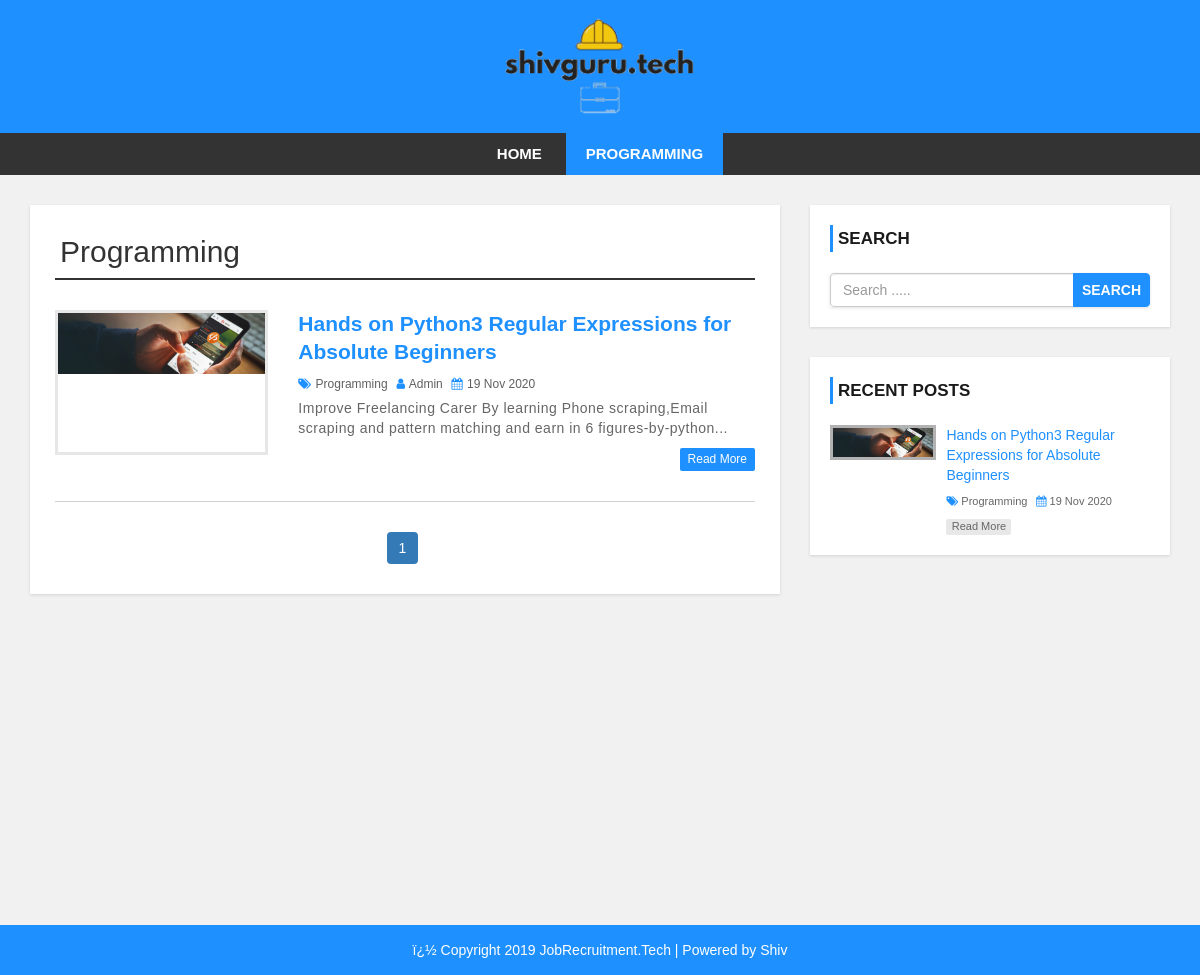
/udemypost/category.php?cid=31, run on the app's committed database.
### tables this page shows
CREATE TABLE `settings` (
  `websitename` varchar(100) NOT NULL,
  `logo` varchar(100) NOT NULL,
  `footerdesc` text NOT NULL
);

CREATE TABLE `category` (
  `category_id` int(11) NOT NULL,
  `category_name` varchar(100) NOT NULL,
  `post` int(11) NOT NULL DEFAULT 0
);

CREATE TABLE `post` (
  `post_id` int(11) NOT NULL,
  `title` varchar(100) NOT NULL,
  `description` text NOT NULL,
  `category` varchar(100) NOT NULL,
  `post_date` varchar(50) NOT NULL,
  `author` int(11) NOT NULL,
  `post_img` varchar(100) NOT NULL,
  `link` varchar(600) NOT NULL
);

CREATE TABLE `user` (
  `user_id` int(10) UNSIGNED NOT NULL,
  `first_name` varchar(30) NOT NULL,
  `last_name` varchar(30) NOT NULL,
  `username` varchar(30) DEFAULT NULL,
  `password` varchar(40) DEFAULT NULL,
  `role` int(11) NOT NULL
);

### udemypost/config.php (called while the page is built, shortened)
<?php
$hostname = "http://3.21.241.177/udemypost";
?>

### udemypost/category.php (the view, shortened to what this page needs)
<?php include 'header.php'; ?>
    <div id="main-content">
      <div class="container">
        <div class="row">
            <div class="col-md-8">
                <div class="post-container">
                    <?php
                        $sql1 = "SELECT * FROM category WHERE category_id = {$cat_id}";
                        $result1 = mysqli_query($con, $sql1) or die ("Query Failed");
                        $row1 = mysqli_fetch_assoc($result1);
                    ?>
                    <h2 class="page-heading"><?php echo $row1['category_name']; ?></h2>
                    <?php
                        include "config.php";
                        if(isset($_GET['cid'])){
                            $cat_id = $_GET['cid'];
                        }
                        $limit = 3;
                        if(isset($_GET['page'])){
                            $page = $_GET['page'];
                        }else{
                            $page = 1;
                        }
                        $offset = ($page - 1) * $limit;
                        $sql = "SELECT post.post_id, post.title, post.description, post.post_date,post.author,
                        category.category_name, user.username,post.category,post.post_img FROM post
                        LEFT JOIN category ON post.category = category.category_id
                        LEFT JOIN user ON post.author = user.user_id
                        WHERE post.category = {$cat_id}
                        ORDER BY post.post_id DESC LIMIT {$offset}, {$limit}";
                        $result = mysqli_query($con, $sql) or die ("Query Faild.");
                        if(mysqli_num_rows($result) > 0){
                            while($row = mysqli_fetch_assoc($result)) {
                        ?>
                        <div class="post-content">
                        <div class="row">
                            <div class="col-md-4">
                                <a class="post-img" href="single.php?id=<?php echo $row['post_id']; ?>"><img src="admin/upload/<?php echo $row['post_img']; ?>" alt=""/></a>
                            </div>
                            <div class="col-md-8">
                                <div class="inner-content clearfix">
                                    <h3><a href='single.php?id=<?php echo $row['post_id']; ?>'><?php echo $row['title']; ?></a></h3>
                                    <div class="post-information">
                                        <span>
                                            <i class="fa fa-tags" aria-hidden="true"></i>
                                            <a href='category.php'><?php echo $row['category_name']; ?></a>
                                        </span>
                                        <span>
                                            <i class="fa fa-user" aria-hidden="true"></i>
                                            <a href='author.php?aid=<?php echo $row['author']; ?>'><?php echo $row['username']; ?></a>
                                        </span>
                                        <span>
                                            <i class="fa fa-calendar" aria-hidden="true"></i>
                                            <?php echo $row['post_date']; ?>
                                        </span>
                                    </div>
                                    <p class="description"><?php echo substr($row['description'],0,130) . "..."; ?></p>
                                    <a class='read-more pull-right' href='single.php?id=<?php echo $row['post_id'];?>'>read more</a>
                                </div>
                            </div>
                        </div>
                        </div>
                        <?php
                            }
                        }else{
                            echo "<h2>No Record Found.</h2>";
                        }
                        ?>
                        <?php
                        if(mysqli_num_rows($result1) > 0){
                            $total_record = $row1['post'];
                            $total_pages = ceil($total_record / $limit);
                            echo "<ul class='pagination admin-pagination'>";
                            for($i = 1; $i <= $total_pages; $i++){
                                if ($i == $page) {
                                    $active = "active";
                                } else {
                                    $active = "";
                                }
                                echo '<li class="'.$active.'"><a href="index.php?cid='.$cat_id.'&page='. $i .'">'. $i .'</a></li>';
                            }
                            echo "</ul>";
                        }
                    ?>
                </div>
            </div>
            <?php include 'sidebar.php'; ?>
        </div>
      </div>
    </div>
<?php include 'footer.php'; ?>

### udemypost/header.php (shortened to what this page needs)
<!DOCTYPE html>
<html lang="en">
<head>
    <link rel="stylesheet" href="css/bootstrap.min.css" />
    <link rel="stylesheet" href="css/font-awesome.css">
    <link rel="stylesheet" href="css/style.css">
</head>
<body>
<div id="header">
    <div class="container">
        <div class="row">
            <div class=" col-md-offset-4 col-md-4">
            <?php
                    include "config.php";
                    $sql = "SELECT * FROM settings ";
                    $result = mysqli_query($con, $sql) or die ("Query Faild.");
                    if(mysqli_num_rows($result) > 0){
                        while($row = mysqli_fetch_assoc($result)) {
                            if($row['logo'] == ""){
                                echo '<a href="index.php"><h1>'. $row['websitename'] .'</h1></a>';
                            }else{
                                echo '<a href="index.php" id="logo"><img src="admin/images/' . $row['logo'] . '"></a>';
                            }
                        }
                    }
                ?>
            </div>
        </div>
    </div>
</div>
<div id="menu-bar">
    <div class="container">
        <div class="row">
            <div class="col-md-12">
            <?php
                include "config.php";
                if(isset($_GET['cid'])){
                    $cat_id = $_GET['cid'];
                }
                $sql = "SELECT * FROM category WHERE post > 0 ";
                $result = mysqli_query($con, $sql) or die ("Query Faild. : Category");
                    if(mysqli_num_rows($result) > 0){
                        $active = "";
                ?>
                <ul class='menu'>
                <li><a href='<?php echo $hostname; ?>'>Home</a></li>
                    <?php while($row = mysqli_fetch_assoc($result)) {
                        if(isset($_GET['cid'])){
                            if($row['category_id'] == $cat_id) {
                                $active = "active";
                            } else {
                                $active = "";
                            }
                        }
                        echo "<li><a class='{$active}' href='category.php?cid={$row['category_id']}'>{$row['category_name']}</a></li>";
                     } ?>
                </ul>
                <?php } ?>
            </div>
        </div>
    </div>
</div>

### udemypost/sidebar.php
<div id="sidebar" class="col-md-4">
    <div class="search-box-container">
        <h4>Search</h4>
        <form class="search-post" action="search.php" method ="GET">
            <div class="input-group">
                <input type="text" name="search" class="form-control" placeholder="Search .....">
                <span class="input-group-btn">
                    <button type="submit" class="btn btn-danger">Search</button>
                </span>
            </div>
        </form>
    </div>
    <div class="recent-post-container">
        <h4>Recent Posts</h4>
        <?php
        include "config.php";
            $limit = 3;
            $sql = "SELECT post.post_id, post.title, post.post_date,
            category.category_name, post.category,post.post_img FROM post
            LEFT JOIN category ON post.category = category.category_id
            ORDER BY post.post_id DESC LIMIT {$limit}";
            $result = mysqli_query($con, $sql) or die ("Query Faild. : Recent Post");
            if(mysqli_num_rows($result) > 0){
                while($row = mysqli_fetch_assoc($result)) {
        ?>
        <div class="recent-post">
            <a class="post-img" href="single.php?id=<?php echo $row['post_id']; ?>">
                <img src="admin/upload/<?php echo $row['post_img']; ?>" alt=""/>
            </a>
            <div class="post-content">
                <h5><a href="single.php?id=<?php echo $row['post_id']; ?>"><?php echo $row['title']; ?></a></h5>
                <span>
                    <i class="fa fa-tags" aria-hidden="true"></i>
                    <a href='category.php?cid=<?php echo $row['category']; ?>'><?php echo $row['category_name']; ?></a>
                </span>
                <span>
                    <i class="fa fa-calendar" aria-hidden="true"></i>
                    <?php echo $row['post_date']; ?>
                </span>
                <a class="read-more" href="single.php?id=<?php echo $row['post_id']; ?>">read more</a>
            </div>
        </div>
        <?php
            }
        }
        ?>
    </div>
</div>

### udemypost/footer.php
<div id ="footer">
    <div class="container">
        <div class="row">
            <div class="col-md-12">
                <?php
                    include "config.php";
                    $sql = "SELECT * FROM settings ";
                    $result = mysqli_query($con, $sql) or die ("Query Faild.");
                    if(mysqli_num_rows($result) > 0){
                        while($row = mysqli_fetch_assoc($result)) {
                ?>
                <span><?php echo $row['footerdesc']; ?></span>
                <?php
                        }
                    }
                ?>
            </div>
        </div>
    </div>
</div>
</body>
</html>

### udemypost/css/style.css (style rules this page uses)
body { background: #f1f1f1; font-family: sans-serif,arial,Helvetica; }
a, a:hover, a:focus { text-decoration: none; outline: none; }
ul { margin:0; padding:0; list-style:none; }
h2.page-heading { margin: 5px 0 30px; padding: 0 5px 10px; border-bottom: 2px solid #333; }
form { background: #fff; padding: 25px; box-shadow:0 1px 3px rgba(0, 0, 0, 0.13); }
#header { background: #1e90ff; text-align: center; padding: 15px; }
#logo { display: inline-block; width: 65%; }
#logo img { width: 100%; }
#menu-bar { background: #333; text-align: center; }
#menu-bar .menu > li { display: inline-block; }
.menu > li > a { padding: 10px 20px; display: block; text-transform: uppercase; color: #fff; font-size: 15px; font-weight:600; transition:all 0.5s ease 0s; }
#menu-bar .menu > li > a:hover, #menu-bar .menu > li > a.active { color:#fff; background:#1e90ff; }
#main-content { padding: 30px 0; min-height: 750px; }
#main-content .post-container { background-color: #fff; padding: 25px; box-shadow: 0 1px 3px rgba(0, 0, 0, 0.13); }
#main-content .post-content { border-bottom: 1px solid #d1d1d1; padding: 0 0 30px; margin-bottom:30px; }
#main-content .post-content img { width: 100%; }
#main-content .post-content .post-img { border: 3px solid #e7e7e7; display: block; height: 145px; overflow: hidden; transition: border .3s; }
#main-content .post-content h3 { font-size: 21px; line-height: 28px; font-weight: 600; margin: 0 0 7px; }
#main-content .post-content h3 a { color: #1e90ff; transition:all 0.3s; }
#main-content .post-content .post-information span { color: #606060; font-size: 12px; text-transform: capitalize; margin: 0 5px 5px 0; display: inline-block; }
#main-content .post-content .post-information i { color: #1e90ff; margin-right: 1px; }
#main-content .post-content .post-information a { color: #606060; text-decoration: none; }
#main-content .post-content p, #main-content .single-post p { color: #666; font-size: 14px; letter-spacing: 0.5px; margin:0 0 10px; }
#main-content .post-content a.read-more { color: #fff; background-color: #1E90FF; font-size: 12px; text-transform: capitalize; padding: 3px 8px; border-radius: 2px; transition: all 0.3s; }
.pagination { display: block; text-align: center; margin: 0; }
.pagination li { display:inline-block; margin: 0 5px 0 0; }
.pagination li a { border: none; background: #1e90ff; color: #fff; }
i.fa { color:#222; }
#sidebar h4 { color: #1A1A1A; font-size: 17px; line-height: 27px; font-weight:600; text-transform: uppercase; padding: 0 0 0 5px; margin: 0 0 21px; border-left: 3px solid #1e90ff; }
#sidebar .search-box-container { background-color: #fff; padding: 20px; margin: 0 0 30px; box-shadow: 0 1px 3px rgba(0, 0, 0, 0.13); }
#sidebar .search-post { padding: 0; }
#sidebar .search-post input { color: #606060; }
#sidebar .search-post .btn { font-weight: 600; text-transform: uppercase; padding: 6px 8px; background-color: #1E90FF; border-color: #1E90FF; outline: none; }
#sidebar .recent-post-container { padding: 20px; background: #fff; box-shadow: 0 1px 3px rgba(0, 0, 0, 0.13); }
#sidebar .recent-post { border-bottom: 1px solid #e7e7e7; padding: 0 0 15px; margin: 0 0 15px; }
#sidebar .recent-post:last-child { margin: 0; padding: 0; border: none; }
#sidebar .recent-post .post-img { display: inline-block; width: 33%; border: 3px solid rgba(0,0,0,0.3); vertical-align: top; transition: border .3s; }
#sidebar .recent-post .post-img img { width: 100%; }
#sidebar .recent-post .post-content { width: 65%; display: inline-block; border: none; padding: 0 0 0 7px; margin: 0; }
#sidebar .recent-post h5 { font-size: 14px; line-height: 20px; margin: 0 0 5px; }
#sidebar .recent-post h5 a { color: #1E90FF; }
#sidebar .recent-post span { color: #666; font-size: 11px; display: inline-block; margin: 0 5px 10px 0; }
#sidebar .recent-post span a { color: #666; }
#sidebar .recent-post span i { color: #1E90FF; }
#sidebar .recent-post a.read-more { color: #666; background-color: rgba(0,0,0,0.09); width: 65px; font-size: 11px; text-align: center; padding: 0; display: block; transition: all 0.3s; }
#footer { color: #fff; padding:15px 0; text-align:center; background-color:#1e90ff; }

### data on the page
settings: logo (picture), footerdesc "ï¿½ Copyright 2019 JobRecruitment.Tech | Powered by Shiv"
category: category_name "PROGRAMMING", category_name "Programming"
post: post_img (picture), title "Hands on Python3 Regular Expressions for Absolute Beginners", category.category_name "Programming", user.username "Admin", post_date "19 Nov 2020", description "Improve Freelancing Carer By learning Phone scraping,Email scraping and pattern matching and earn in 6 figures-by-python"
